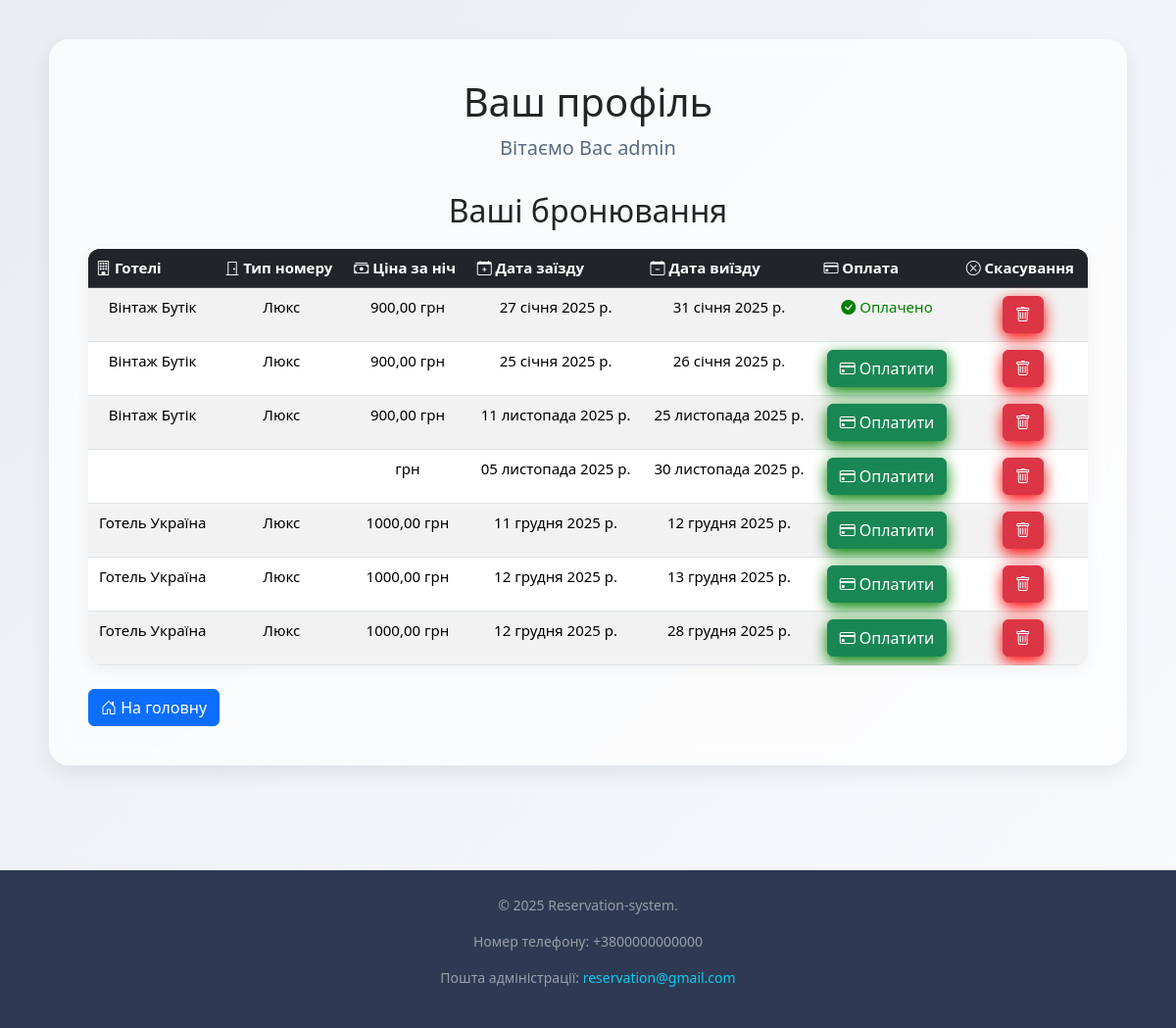
The app's page /booking/account/ (signed in), older data.
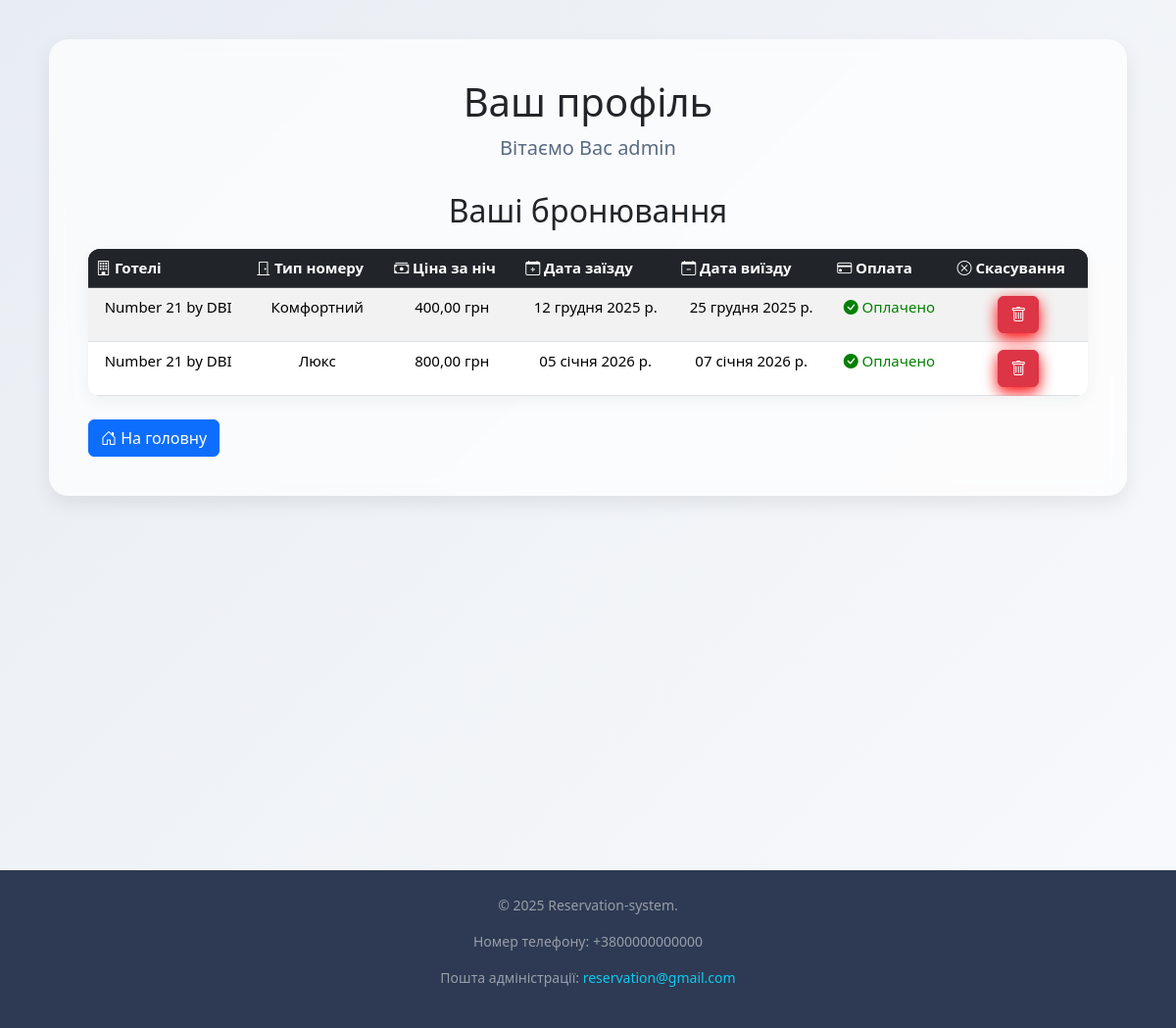
The same page, newer data.
### booking/models.py (models this page shows, shortened)
class Booking(models.Model):
    user = models.ForeignKey(User, on_delete=models.CASCADE)
    room = models.ForeignKey(HotelRoom, on_delete=models.SET_NULL, null=True, blank=True)
    start_date = models.DateField()
    end_date = models.DateField(null=True, blank=True)
    created_at = models.DateTimeField(auto_now_add=True)
    is_paid = models.BooleanField(default=False)

### hotels/models.py (models this page shows, shortened)
class HotelRoom(models.Model):
    hotel = models.ForeignKey(Hotel, on_delete=models.CASCADE, related_name='hotel_rooms')
    room_type = models.ForeignKey(RoomType, on_delete=models.CASCADE, related_name='hotel_rooms')
    price_per_night = models.DecimalField(max_digits=10, decimal_places=2)
    total_count = models.PositiveIntegerField()
    available_count = models.PositiveIntegerField()

class Hotel(models.Model):
    name = models.CharField(max_length=100)
    image = models.ImageField(upload_to='', blank=True, null=True)
    description = models.TextField(max_length=9999)
    rating = models.DecimalField(max_digits=5, decimal_places=1, default=0.0)
    address = models.CharField(max_length=200, default='Unknown address')
    sity = models.CharField(max_length=200, default="Kyiv")
    phone_number = models.CharField(max_length=20)

class RoomType(models.Model):
    name = models.CharField(max_length=255)
    description = models.TextField(max_length=9999, blank=True, null=True)

### booking/views.py (the view)
# urls.py: path('account/', views.account, name='account'),
def account(request):
    if not request.user.is_authenticated:
        form = AuthenticationForm()
        return redirect('login')
    bookings = Booking.objects.filter(user=request.user)
    return render(request, 'booking/acount.html', {
        'bookings': bookings,
        'stripe_public_key': settings.STRIPE_PUBLISHABLE_KEY,
    })

### booking/templates/booking/acount.html (shortened to what this page needs)
{% load static %}
{% load i18n %}
<!DOCTYPE html>
<html lang="en">
<head>
  <link rel="stylesheet" href="{% static 'main/css/acount.css' %}">
  <link rel="stylesheet" href="https://cdn.jsdelivr.net/npm/bootstrap@5.3.2/dist/css/bootstrap.min.css">
  <link rel="stylesheet" href="https://cdnjs.cloudflare.com/ajax/libs/font-awesome/6.0.0-beta3/css/all.min.css">
  <link href="https://cdn.jsdelivr.net/npm/bootstrap-icons/font/bootstrap-icons.css" rel="stylesheet">
</head>
<body>
<div class="wrapper">
    <div class="content">
        <h1>{% trans "Ваш профіль" %}</h1>
        <p class="p">{% trans "Вітаємо Вас" %} {{ user.username }}</p>
        <h2>{% trans "Ваші бронювання" %}</h2>
        {% if bookings %}
        <table class="table table-striped table-hover">
            <thead class="table-dark">
            <tr>
                <th><i class="bi bi-building"></i> {% trans "Готелі" %}</th>
                <th><i class="bi bi-door-closed"></i> {% trans "Тип номеру" %}</th>
                <th><i class="bi bi-cash-stack"></i> {% trans "Ціна за ніч" %}</th>
                <th><i class="bi bi-calendar-plus"></i> {% trans "Дата заїзду" %}</th>
                <th><i class="bi bi-calendar-minus"></i> {% trans "Дата виїзду" %}</th>
                <th><i class="bi bi-credit-card"></i> {% trans "Оплата" %}</th>
                <th><i class="bi bi-x-circle"></i> {% trans "Скасування" %}</th>
            </tr>
            </thead>
            <tbody>
            {% for booking in bookings %}
            <tr>
                <td>{{ booking.room.hotel.name }}</td>
                <td>{{ booking.room.room_type.name }}</td>
                <td>{{ booking.room.price_per_night }} грн</td>
                <td>{{ booking.start_date }}</td>
                <td>{{ booking.end_date }}</td>
                <td>
                    {% if not booking.is_paid %}
                    <button class="btn btn-success pay-button" data-type="booking" data-id="{{ booking.id }}">
                        <i class="bi bi-credit-card"></i> {% trans "Оплатити" %}
                    </button>
                    {% else %}
                    <span style="color: green;"><i class="bi bi-check-circle-fill"></i> {% trans "Оплачено" %}</span>
                    {% endif %}
                </td>
                <td>
                    <form method="post" action="{% url 'cancel_booking' booking.id %}">
                        <button class="btn btn-danger" type="submit">
                        <i class="bi bi-trash"></i> {% trans "" %}
                        </button>
                    </form>
                </td>
            </tr>
            {% endfor %}
            </tbody>
        </table>
        {% else %}
        <p>У вас немає замовлень готелів.</p>
        {% endif %}
        <div class="form mt-4">
            <a href="{% url 'home' %}" class="btn btn-primary"><i class="bi bi-house-door"></i> {% trans "На головну" %}</a>
        </div>
    </div>
</div>
<footer class="footer mt-5 text-center text-white-50">
  <div class="footer-container">
    <p>&copy; 2025 Reservation-system.</p>
    <p>{% trans "Номер телефону" %}: +3800000000000</p>
    <p>{% trans "Пошта адміністрації" %}: <a href="mailto:reservation@gmail.com" class="text-decoration-none text-info">reservation@gmail.com</a></p>
  </div>
</footer>
</body>
</html>

### main/static/main/css/acount.css (style rules this page uses)
body { margin: 0; padding: 0; font-family: "Inter", sans-serif; min-height: 100vh; background: linear-gradient(135deg, #e8edf3, #f9fafc); color: #222; }
.wrapper { min-height: 100vh; }
.content { max-width: 1100px; margin: 40px auto; background: rgba(255, 255, 255, 0.7); backdrop-filter: blur(10px); padding: 40px; border-radius: 20px; box-shadow: 0 8px 20px rgba(0,0,0,0.08); animation: fadeIn 0.6s ease; }
h1, h2 { text-align: center; font-weight: 700; color: #2e3a53; }
h1 { font-size: 36px; margin-bottom: 10px; }
h2 { margin-top: 40px; }
.btn-danger { box-shadow: 0 5px 15px rgba(255, 0, 0, 1.2); }
.p { text-align: center; font-size: 20px; margin-bottom: 30px; color: #5a6b84; }
table { width: 100%; border-collapse: collapse; margin-top: 20px; border-radius: 12px; overflow: hidden; background: white; box-shadow: 0 4px 15px rgba(0,0,0,0.05); }
thead { background: #2e3a53; color: white; }
th, td { padding: 14px 18px; text-align: center; font-size: 15px; }
tbody tr:nth-child(even) { background: #f5f7fa; }
.btn, .btn1, .pay-button { padding: 10px 18px; border-radius: 8px; border: none; cursor: pointer; font-weight: 600; font-size: 15px; transition: 0.3s ease; }
.btn, .pay-button { background: #3a6ff7; color: white; }
.footer { background: #2e3a53; padding: 25px 0; margin-top: auto; color: white; position: relative; }
.footer-container { max-width: 1100px; margin: 0 auto; text-align: center; font-size: 14px; }
.footer a { color: #9ecbff; text-decoration: none; }

Row changes from the older to the newer data that the page shows:
removed Booking: room.hotel.name "Вінтаж Бутік", room.room_type.name "Люкс", room.price_per_night "900,00", start_date "27 січня 2025 р.", end_date "31 січня 2025 р."
removed Booking: room.hotel.name "Вінтаж Бутік", room.room_type.name "Люкс", room.price_per_night "900,00", start_date "25 січня 2025 р.", end_date "26 січня 2025 р."
removed Booking: room.hotel.name "Вінтаж Бутік", room.room_type.name "Люкс", room.price_per_night "900,00", start_date "11 листопада 2025 р.", end_date "25 листопада 2025 р."
removed Booking: start_date "05 листопада 2025 р.", end_date "30 листопада 2025 р."
removed Booking: room.hotel.name "Готель Україна", room.room_type.name "Люкс", room.price_per_night "1000,00", start_date "11 грудня 2025 р.", end_date "12 грудня 2025 р."
removed Booking: room.hotel.name "Готель Україна", room.room_type.name "Люкс", room.price_per_night "1000,00", start_date "12 грудня 2025 р.", end_date "13 грудня 2025 р."
removed Booking: room.hotel.name "Готель Україна", room.room_type.name "Люкс", room.price_per_night "1000,00", start_date "12 грудня 2025 р.", end_date "28 грудня 2025 р."
added Booking: room.hotel.name "Number 21 by DBI", room.room_type.name "Комфортний", room.price_per_night "400,00", start_date "12 грудня 2025 р.", end_date "25 грудня 2025 р."
added Booking: room.hotel.name "Number 21 by DBI", room.room_type.name "Люкс", room.price_per_night "800,00", start_date "05 січня 2026 р.", end_date "07 січня 2026 р."
